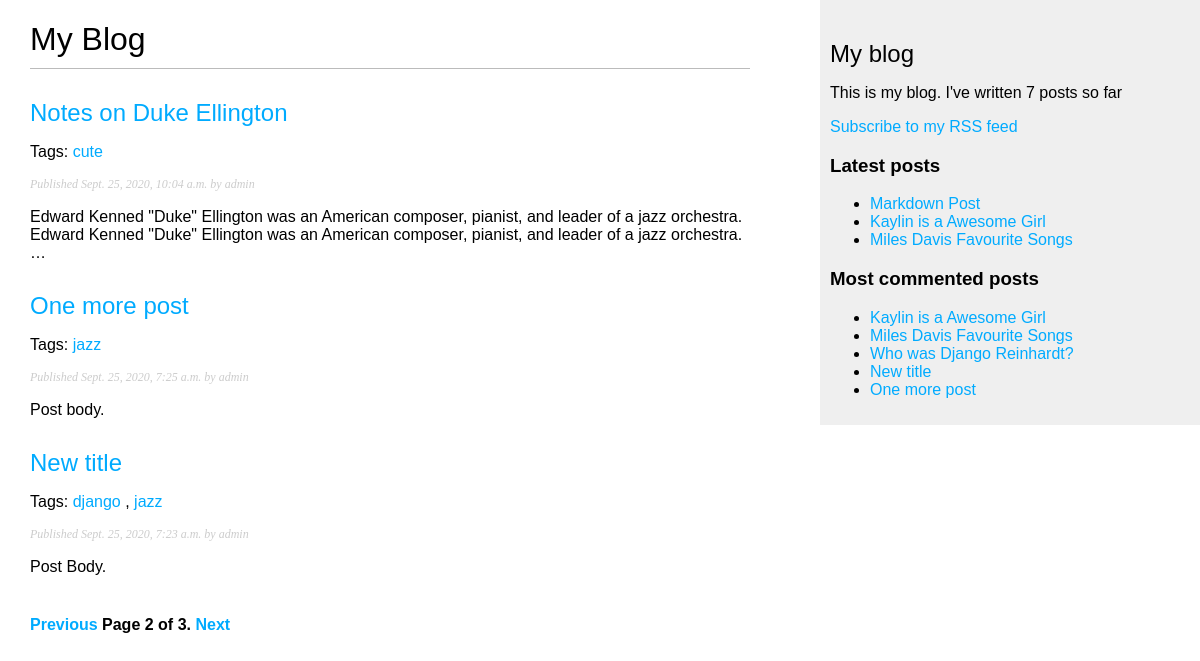
Screenshot of /blog/?page=2 with the database file from the repository.
### blog/models.py (models this page shows, shortened)
class Post(models.Model):
    STATUS_CHOICES = (
        ('draft', 'Draft'),
        ('published', 'Published'),
    )
    title = models.CharField(max_length=250)
    slug = models.SlugField(max_length=250,
                            unique_for_date='publish')
    author = models.ForeignKey(User,
                               on_delete=models.CASCADE,
                               related_name='blog_posts')
    body = models.TextField()
    publish = models.DateTimeField(default=timezone.now)
    created = models.DateTimeField(auto_now_add=True)
    updated = models.DateTimeField(auto_now=True)
    status = models.CharField(max_length=10,
                              choices=STATUS_CHOICES,
                              default='draft')
    objects = models.Manager()  # The default manager
    published = PublishedManager()  # Custom Manager
    tags = TaggableManager()
    class Meta:
        ordering = ('-publish',)
    def get_absolute_url(self):
        return reverse('blog:post_detail',
                       args=[self.publish.year,
                             self.publish.month,
                             self.publish.day,
                             self.slug])

### blog/views.py (the view)
# urls.py: path('', views.post_list, name='post_list'),
def post_list(request, tag_slug=None):
    object_list = Post.published.all()
    tag = None
    if tag_slug:
        tag = get_object_or_404(Tag, slug=tag_slug)
        object_list = object_list.filter(tags__in=[tag])
    paginator = Paginator(object_list, 3)  # number of posts in each page
    page = request.GET.get('page')
    try:
        posts = paginator.page(page)
    except PageNotAnInteger:
        posts = paginator.page(1)
    except EmptyPage:
        posts = paginator.page(paginator.num_pages)
    return render(request,
                  'blog/post/list.html',
                  {'page': page,
                   'posts': posts,
                   'tag': tag})

### blog/models.py (called while the page is built)
    def get_queryset(self):
        return super(PublishedManager,
                     self) \
            .get_queryset() \
            .filter(status='published')

### blog/templatetags/blog_tags.py (called while the page is built)
@register.filter(name='markdown')
def markdown_format(text):
    return mark_safe(markdown.markdown(text))

@register.simple_tag
def total_posts():
    return Post.published.count()

@register.simple_tag
def get_most_commented_posts(count=5):
    return Post.published.annotate(
        total_comments=Count('comments')
    ).order_by('-total_comments')[:count]

@register.inclusion_tag('blog/post/latest_posts.html')
def show_latest_posts(count=5):
    latest_posts = Post.published.order_by('-publish')[:count]
    return {'latest_posts': latest_posts}

### blog/templates/blog/post/list.html (shortened to what this page needs)
{% extends "blog/base.html" %}
{% load blog_tags %}
{% block content %}
    <h1>My Blog</h1>
    {% for post in posts %}
        <h2>
            <a href="{{ post.get_absolute_url }}">
                {{ post.title }}
            </a>
        </h2>
        <p class="tags">
            Tags:
            {% for tag in post.tags.all %}
                <a href="{% url "blog:post_list_by_tag" tag.slug %}">
                    {{ tag.name }}
                </a>
                {% if not forloop.last %}, {% endif %}
            {% endfor %}
        </p>
        <p class="date">
            Published {{ post.publish }} by {{ post.author }}
        </p>
        {{ post.body|markdown|truncatewords_html:30 }}
    {% endfor %}
    {% include "pagination.html" with page=posts %}
{% endblock %}

### blog/templates/blog/base.html (shortened to what this page needs)
{% load blog_tags %}
{% load static %}
<!DOCTYPE html>
<html>
<head>
    <link href="{% static "css/blog.css" %}" rel="stylesheet">
</head>
<body>
<div id="content">
    {% block content %}
    {% endblock content %}
</div>
<div id="sidebar">
    <h2>My blog</h2>
    <p>This is my blog. I've written {% total_posts %} posts so far</p>
    <p>
        <a href="{% url "blog:post_feed" %}">Subscribe to my RSS feed</a>
    </p>
    <h3>Latest posts</h3>
    {% show_latest_posts 3 %}
    <h3>Most commented posts</h3>
    {% get_most_commented_posts as most_commented_posts %}
    <ul>
        {% for post in most_commented_posts %}
            <li>
                <a href="{{ post.get_absolute_url }}">{{ post.title }}</a>
            </li>
        {% endfor %}
    </ul>
</div>
</body>
</html>

### blog/templates/blog/post/latest_posts.html
<ul>
    {% for post in latest_posts %}
        <li>
            <a href="{{ post.get_absolute_url }}">{{ post.title }}</a>
        </li>
    {% endfor %}
</ul>

### blog/static/css/blog.css (style rules this page uses)
body { margin: 0; padding: 0; font-family: helvetica, sans-serif; }
a { color: #00abff; text-decoration: none; }
h1 { font-weight: normal; border-bottom: 1px solid #bbb; padding: 0 0 10px 0; }
h2 { font-weight: normal; margin: 30px 0 0; }
#content { float: left; width: 60%; padding: 0 0 0 30px; }
#sidebar { float: right; width: 30%; padding: 10px; background: #efefef; height: 100%; }
p.date { color: #ccc; font-family: georgia, serif; font-size: 12px; font-style: italic; }

### rows the page displays
Post: title "Notes on Duke Ellington", publish "Sept. 25, 2020, 10:04 a.m.", author "admin", body "Edward Kenned \"Duke\" Ellington was an American composer, pianist, and leader of a jazz orchestra. Edward Kenned \"Duke\" Ellington was an American composer, pianist, and leader of a jazz orchestra. …"
Tag: name "cute"
Post: title "One more post", publish "Sept. 25, 2020, 7:25 a.m.", author "admin", body "Post body."
Tag: name "jazz"
Post: title "New title", publish "Sept. 25, 2020, 7:23 a.m.", author "admin", body "Post Body."
Tag: name "django"
Post: title "Markdown Post"
Post: title "Kaylin is a Awesome Girl"
Post: title "Miles Davis Favourite Songs"
Post: title "Who was Django Reinhardt?"

### other values shown
{{ page.number }} "2"
{{ page.paginator.num_pages }} "3"
